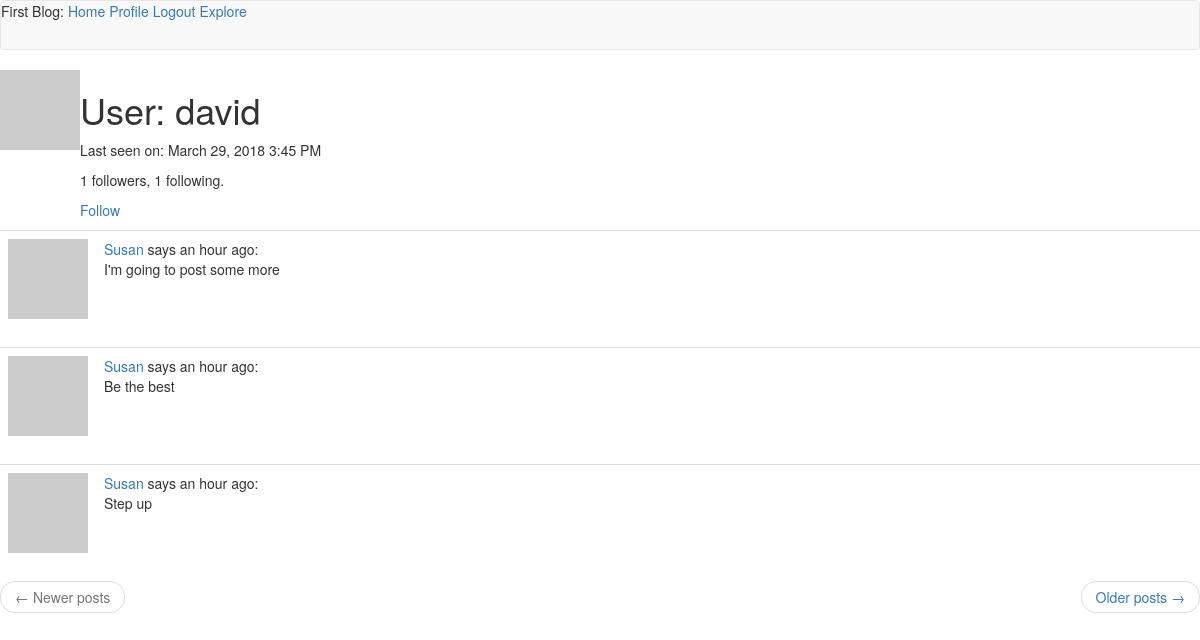
Screenshot of /user/david (signed in) with the database file from the repository.
### ap/models.py (models this page shows, shortened)
class User(UserMixin, db.Model):
    id = db.Column(db.Integer, primary_key = True)
    username = db.Column(db.String(64), index = True, unique = False)
    email = db.Column(db.String(120), index = True, unique = True)
    password_hash = db.Column(db.String(128))
    posts = db.relationship('Post', backref = 'author', lazy = 'dynamic')
    about_me = db.Column(db.String(140))
    last_seen = db.Column(db.DateTime, default=datetime.utcnow)
    followed = db.relationship(
       'User', secondary=followers,
        primaryjoin=(followers.c.follower_id == id),
        secondaryjoin=(followers.c.followed_id == id),
        backref=db.backref('followers', lazy='dynamic'), lazy='dynamic')
    def avatar(self, size):
        digest = md5(self.email.lower().encode('utf-8')).hexdigest()
        return 'https://www.gravatar.com/avatar/{}?d=identicon&s={}'.format(digest, size)
    def is_following(self, user):
        return self.followed.filter(
            followers.c.followed_id == user.id).count() > 0
    def followed_posts(self):
        followed = Post.query.join(
            followers, (followers.c.followed_id == Post.user_id)).filter(
            followers.c.follower_id == self.id)
        own = Post.query.filter_by(user_id=self.id)
        return followed.union(own).order_by(Post.timestamp.desc())

class Post(db.Model):
    id = db.Column(db.Integer, primary_key = True)
    body = db.Column(db.String(140))
    timestamp = db.Column(db.DateTime, index = True, default = datetime.utcnow)
    user_id = db.Column(db.Integer, db.ForeignKey('user.id'))

### ap/routes.py (the view)
@app.route('/user/<username>')
@login_required
def user(username):
    user = User.query.filter_by(username=username).first_or_404()
    page = request.args.get('page', 1, type=int)
    posts = current_user.followed_posts().paginate(page, app.config['POSTS_PER_PAGE'], False)
    next_url = url_for('index', page=posts.next_num) \
        if posts.has_next else None
    prev_url = url_for('index', page=posts.prev_num) \
        if posts.has_prev else None
    return render_template('user.html', user = user, posts = posts.items, next_url=next_url, prev_url=prev_url)

### ap/models.py (called while the page is built)
@login.user_loader
def load_user(id):
    return User.query.get(int(id))

### ap/routes.py (called while the page is built)
@app.before_request
def before_request():
    if current_user.is_authenticated:
        current_user.last_seen = datetime.utcnow()
        db.session.commit()

### ap/templates/user.html (shortened to what this page needs)
{% extends "base.html" %}
{% block content %}
    <table>
        <tr valign = "top">
            <td><img src="{{ user.avatar(128) }}"></td>
            <td>
                <h1>User: {{ user.username }}</h1>
                {% if user.last_seen %}<p>Last seen on: {{ moment(user.last_seen).format('LLL') }}</p>{% endif %}
                <p>{{ user.followers.count() }} followers, {{ user.followed.count() }} following.</p>
                {% if user == current_user %}
                <p><a href="{{ url_for('edit_profile') }}">Edit your profile</a></p>
                {% elif not current_user.is_following(user) %}
                <p><a href="{{ url_for('follow', username=user.username) }}">Follow</a></p>
                {% else %}
                <p><a href="{{ url_for('unfollow', username=user.username) }}">Unfollow</a></p>
                {% endif %}
            </td>
        </tr>
    </table>
    {% for post in posts %}
        {% include '_post.html'%}
    {% endfor %}
    <nav aria-label="...">
       <ul class="pager">
            <li class="previous{% if not prev_url %} disabled{% endif %}">
                <a href="{{ prev_url or '#' }}">
                    <span aria-hidden="true">&larr;</span> Newer posts
                </a>
            </li>
            <li class="next{% if not next_url %} disabled{% endif %}">
                <a href="{{ next_url or '#' }}">
                    Older posts <span aria-hidden="true">&rarr;</span>
                </a>
            </li>
        </ul>
    </nav>
{% endblock %}

### ap/templates/_post.html
<table class="table table-hover">
    <tr>
        <td width="70px">
            <a href="{{ url_for('user', username=post.author.username) }}">
                <img src="{{ post.author.avatar(70) }}" />
            </a>
        </td>
        <td>
            <a href="{{ url_for('user', username=post.author.username) }}">
                {{ post.author.username }}
            </a>
            says {{ moment(post.timestamp).fromNow() }}:
            <br>
            {{ post.body }}
        </td>
    </tr>
</table>

### rows the page displays
User: username "david", last_seen "March 29, 2018 3:45 PM"
Post: author.username "Susan", timestamp "an hour ago", body "I'm going to post some more"
Post: author.username "Susan", timestamp "an hour ago", body "Be the best"
Post: author.username "Susan", timestamp "an hour ago", body "Step up"

### other values shown
{{ user.followers.count() }} "1"
{{ user.followed.count() }} "1"
